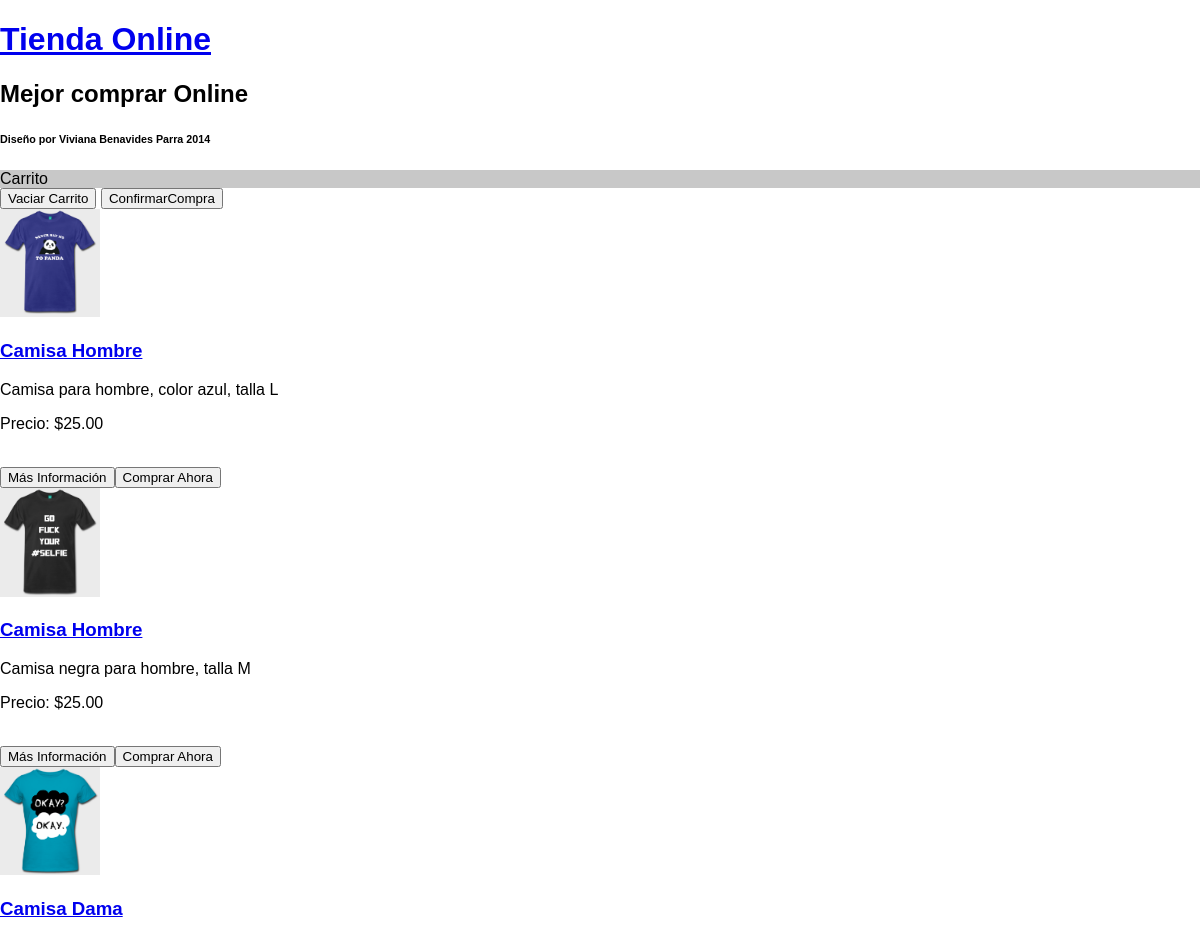
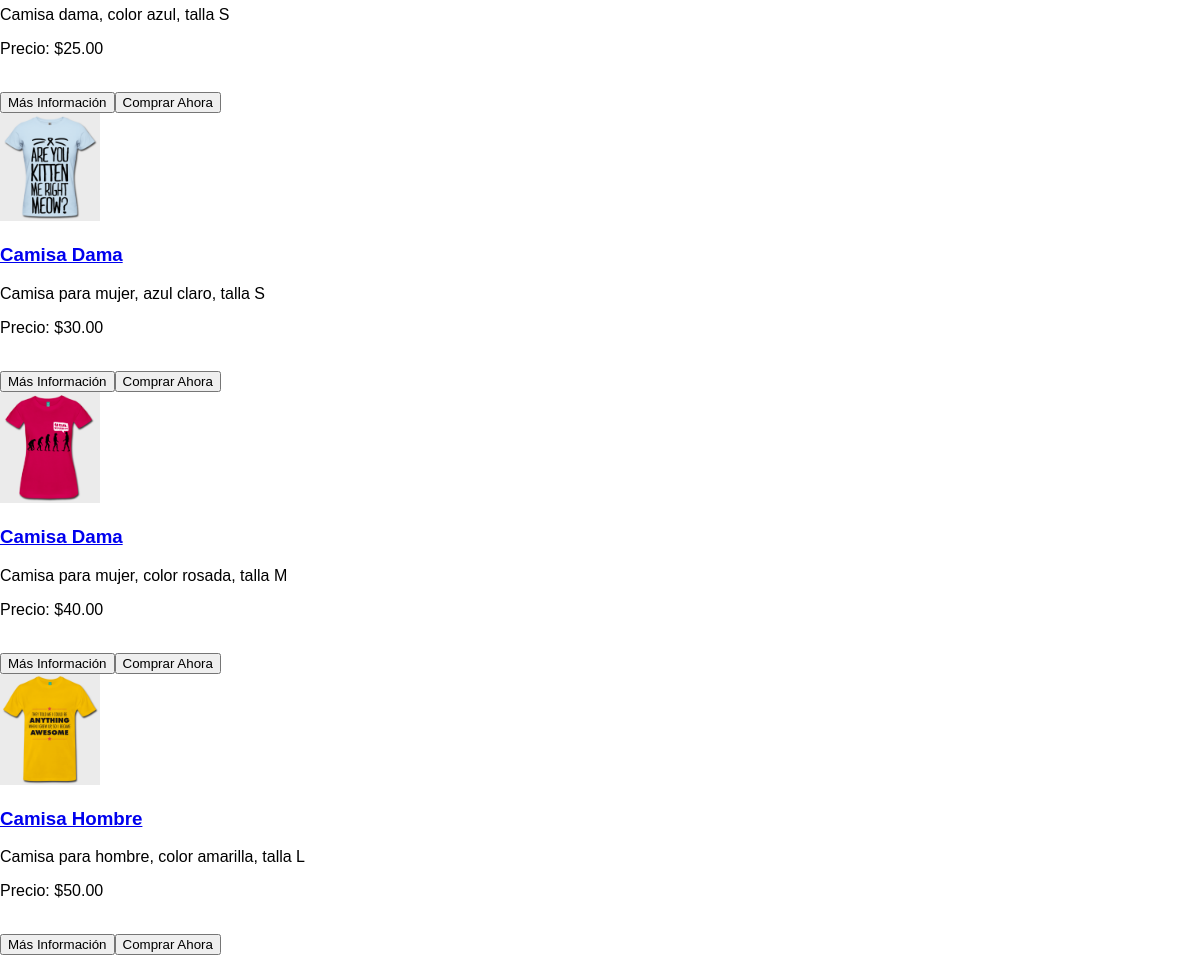
The page / on the database its author committed (2 pictures, top to bottom).
### tables this page shows
CREATE TABLE IF NOT EXISTS `imagenesproductos` (
`id` int(100) NOT NULL,
  `idproducto` int(100) NOT NULL,
  `imagen` varchar(255) NOT NULL,
  `titulo` varchar(255) NOT NULL,
  `descripcion` varchar(255) NOT NULL
);

CREATE TABLE IF NOT EXISTS `productos` (
`id` int(100) NOT NULL,
  `nombre` varchar(255) NOT NULL,
  `descripcion` varchar(255) NOT NULL,
  `precio` decimal(30,2) NOT NULL,
  `existencias` int(255) NOT NULL
);

### index.php (the view, shortened to what this page needs)
<?php include "php/header.inc" ?>
<?php
$conexion = mysqli_connect ("localhost", "tienda", "online", "tiendaonline");
mysqli_set_charset ($conexion, "utf8");
$peticion = "SELECT * FROM productos WHERE existencias > 0";
$resultado = mysqli_query($conexion, $peticion);
while ($fila = mysqli_fetch_array($resultado)) {
	echo "<article>";
	$peticion2 = "SELECT * FROM imagenesproductos WHERE idproducto = ".$fila['id']." LIMIT 1";
	$resultado2 = mysqli_query($conexion, $peticion2);
	while ($fila2 = mysqli_fetch_array($resultado2)) {
		echo "<img src= 'photo/".$fila2['imagen']."' width=100px>";
	}
	echo "<a href= 'producto.php?id=".$fila['id']."'><h3>".$fila['nombre']."</h3></a>";
	echo "<p>".$fila['descripcion']."</p>";
	echo "<p>Precio: $".$fila['precio']."</p>";
	echo "<br>";
	echo "<a href= 'producto.php?id=".$fila['id']."'><button>Más Información</button></a>";
	echo "<button value='".$fila['id']."'class='botoncompra'>Comprar Ahora</button>";
	echo "</article>";
}
?>
<?php include "php/footer.inc" ?>

### php/header.inc (shortened to what this page needs)
<!DOCTYPE html>
	<html lang="es">
	<head>
		<link rel="stylesheet" type="text/css" href="styles.css">
	</head>
	<body>
		<header>
			<a href="index.php"><h1>Tienda Online</h1></a>
			<h2>Mejor comprar Online</h2>
			<h6>Diseño por Viviana Benavides Parra 2014</h6>
		</header>
		<section>
		<div id ="contienecarrito"
		<div id="carrito" style = "background:rgb(200,200,200);color:black;">
			Carrito
		</div>
		<a href='php/destruir.php'><button>Vaciar Carrito</button></a>
		<a href='confirmar.php'><button>ConfirmarCompra</button></a>

### php/footer.inc (shortened to what this page needs)
</section>
	</body>
	</html>

### css/styles.css (style rules this page uses)
body { font-family:arial; background:rgb (200,200,200); margin:0px; padding: 0px; }

### rows shown on the page
productos: nombre "Camisa Hombre", descripcion "Camisa para hombre, color azul, talla L", precio "25.00", $fila['id'] 1 (drawn)
imagenesproductos: imagen (picture)
productos: nombre "Camisa Hombre", descripcion "Camisa negra para hombre, talla M", precio "25.00", $fila['id'] 2 (drawn)
imagenesproductos: imagen (picture)
productos: nombre "Camisa Dama", descripcion "Camisa dama, color azul, talla S", precio "25.00", $fila['id'] 3 (drawn)
imagenesproductos: imagen (picture)
productos: nombre "Camisa Dama", descripcion "Camisa para mujer, azul claro, talla S", precio "30.00", $fila['id'] 4 (drawn)
imagenesproductos: imagen (picture)
productos: nombre "Camisa Dama", descripcion "Camisa para mujer, color rosada, talla M", precio "40.00", $fila['id'] 5 (drawn)
imagenesproductos: imagen (picture)
productos: nombre "Camisa Hombre", descripcion "Camisa para hombre, color amarilla, talla L", precio "50.00", $fila['id'] 6 (drawn)
imagenesproductos: imagen (picture)
